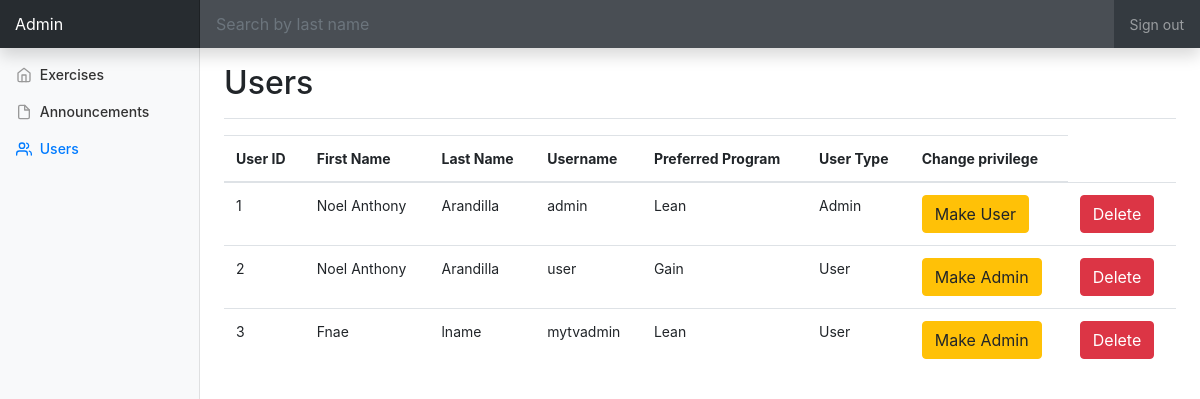
Page /adminuserlist.php on the earlier database version.
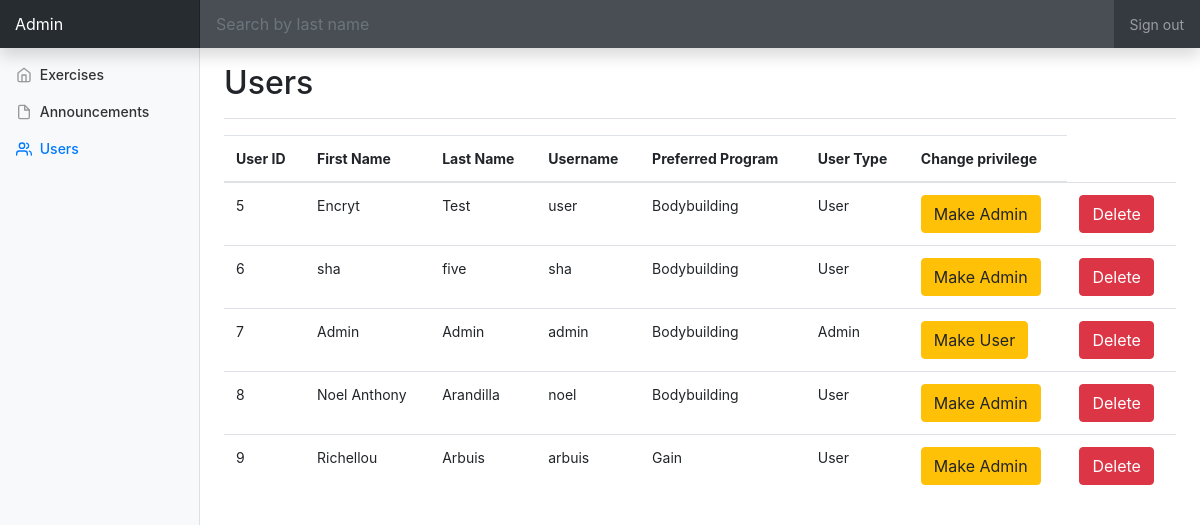
Same page on the later database version.
### tables this page shows
CREATE TABLE `users` (
  `user_id` int(255) NOT NULL,
  `fname` varchar(255) NOT NULL,
  `lname` varchar(255) NOT NULL,
  `username` varchar(255) NOT NULL,
  `password` varchar(255) NOT NULL,
  `preferredprogram` varchar(255) NOT NULL,
  `usertype` int(255) NOT NULL
);

### functions.php (called while the page is built, shortened)
<?php
	class dataOps{
		public $conn;
		public function __construct(){
			$this -> conn = mysqli_connect("localhost","root","","weighttrack");
		}
		public function retrieveUsers(){
			$sql = "SELECT * FROM users";
			$userArray = array();
			$res = mysqli_query($this->conn, $sql);
			while($row = mysqli_fetch_assoc($res)){
				$userArray[] = $row;
			}
			return $userArray;
		}
	}
?>

### adminuserlist.php (the view, shortened to what this page needs)
<!doctype html>
<html lang="en">
  <head>
    <?php include 'functions.php' ?>
    <link href="vendor/bootstrap/css/bootstrap.min.css" rel="stylesheet">
    <link href="css/dashboard.css" rel="stylesheet">
  </head>
  <body>
    <?php
      $dataOps = new dataOps();
      $userArray = $dataOps->retrieveUsers();
    ?>
    <nav class="navbar navbar-dark fixed-top bg-dark flex-md-nowrap p-0 shadow">
      <a class="navbar-brand col-sm-3 col-md-2 mr-0" href="#">Admin</a>
      <input onkeyup="searchFunction()" id="searchInput" class="form-control form-control-dark w-100" type="text" placeholder="Search by last name" aria-label="Search">
      <ul class="navbar-nav px-3">
        <li class="nav-item text-nowrap">
          <a class="nav-link" href="userlogout.php">Sign out</a>
        </li>
      </ul>
    </nav>
    <div class="container-fluid">
      <div class="row">
        <nav class="col-md-2 d-none d-md-block bg-light sidebar">
          <div class="sidebar-sticky">
            <ul class="nav flex-column">
              <li class="nav-item">
                <a class="nav-link" href="adminpage.php">
                  <span data-feather="home"></span>
                  Exercises
                </a>
              </li>
              <li class="nav-item">
                <a class="nav-link" href="announcements.php">
                  <span data-feather="file"></span>
                  Announcements
                </a>
              </li>
              <li class="nav-item">
                <a class="nav-link active" href="adminuserlist.php">
                  <span data-feather="users"></span>
                  Users<span class="sr-only">(current)</span>
                </a>
              </li>
            </ul>
          </div>
        </nav>
        <main role="main" class="col-md-9 ml-sm-auto col-lg-10 px-4">
          <div class="d-flex justify-content-between flex-wrap flex-md-nowrap align-items-center pt-3 pb-2 mb-3 border-bottom">
            <div class="row">
              <div class="col-xs-7 col-md-5 col-lg-7">
            <h1 class="h2">Users</h1>
              </div>
              <div class="col-xs-2 col-md-2 col-lg-2">
          </div>
            </div>
          </div>
          <table class="table table-hover usersTable" id="exerciseTable">
                      <thead>
                       <tr>
                       <th>User ID</th>
                       <th>First Name</th>
                       <th>Last Name</th>
                       <th>Username</th>
                       <th>Preferred Program</th>
                       <th>User Type</th>
                       <th>Change privilege</th>
                       </tr>
                     </thead>
                      <?php foreach($userArray as $row){ ?>
                      <tr>
                        <td><?php echo $row['user_id']; ?></td>
                        <td><?php echo $row['fname']; ?></td>
                        <td><?php echo $row['lname']; ?></td>
                        <td><?php echo $row['username']; ?></td>
                        <td><?php echo $row['preferredprogram']; ?></td>
                        <td><?php  if($row['usertype'] == 1){
                              echo "User";
                              }else if($row['usertype']==2){
                                echo "Admin";
                              } ?></td>
                        <td><?php if($row['usertype'] == 1){ echo '<a type="button" class="btn btn-warning" name="updateBtn" href="updateusertoadmin.php?id='.$row["user_id"].'"> Make Admin</a>';
                      }else if($row['usertype'] == 2){ echo '<a type="button" class="btn btn-warning" name="updateBtn" href="updateadmintouser.php?id='.$row["user_id"].'"> Make User</a>';
                      }  ?></td>
                        <td><a type="button" onclick="return confirm('Are you sure?')" class="btn btn-danger" name="deleteBtn" href="deleteuser.php?id=<?php echo $row['user_id']?>">Delete</a></td>
                      </tr>
                      <?php } ?>
           </table>
        </main>
      </div>
    </div>
  </body>
</html>

### css/dashboard.css (style rules this page uses)
body { font-size: .875rem; }
.feather { width: 16px; height: 16px; vertical-align: text-bottom; }
.sidebar { position: fixed; top: 0; bottom: 0; left: 0; z-index: 100; padding: 48px 0 0; box-shadow: inset -1px 0 0 rgba(0, 0, 0, .1); }
.sidebar-sticky { position: relative; top: 0; height: calc(100vh - 48px); padding-top: .5rem; overflow-x: hidden; overflow-y: auto; }
.sidebar .nav-link { font-weight: 500; color: #333; }
.sidebar .nav-link .feather { margin-right: 4px; color: #999; }
.sidebar .nav-link.active { color: #007bff; }
.sidebar .nav-link:hover .feather, .sidebar .nav-link.active .feather { color: inherit; }
[role="main"] { padding-top: 48px; }
.navbar-brand { padding-top: .75rem; padding-bottom: .75rem; font-size: 1rem; background-color: rgba(0, 0, 0, .25); box-shadow: inset -1px 0 0 rgba(0, 0, 0, .25); }
.navbar .form-control { padding: .75rem 1rem; border-width: 0; border-radius: 0; }
.form-control-dark { color: #fff; background-color: rgba(255, 255, 255, .1); border-color: rgba(255, 255, 255, .1); }
.border-bottom { border-bottom: 1px solid #e5e5e5; }
th { max-width: 200px; }
td { max-width: 200px; word-wrap: break-word; }

Differences in the rows shown:
removed users: user_id "1", fname "Noel Anthony", lname "Arandilla", username "admin", preferredprogram "Lean", usertype "Admin"
removed users: user_id "2", fname "Noel Anthony", lname "Arandilla", username "user", preferredprogram "Gain", usertype "User"
removed users: user_id "3", fname "Fnae", lname "lname", username "mytvadmin", preferredprogram "Lean", usertype "User"
added users: user_id "5", fname "Encryt", lname "Test", username "user", preferredprogram "Bodybuilding", usertype "User"
added users: user_id "6", fname "sha", lname "five", username "sha", preferredprogram "Bodybuilding", usertype "User"
added users: user_id "7", fname "Admin", lname "Admin", username "admin", preferredprogram "Bodybuilding", usertype "Admin"
added users: user_id "8", fname "Noel Anthony", lname "Arandilla", username "noel", preferredprogram "Bodybuilding", usertype "User"
added users: user_id "9", fname "Richellou", lname "Arbuis", username "arbuis", preferredprogram "Gain", usertype "User"
